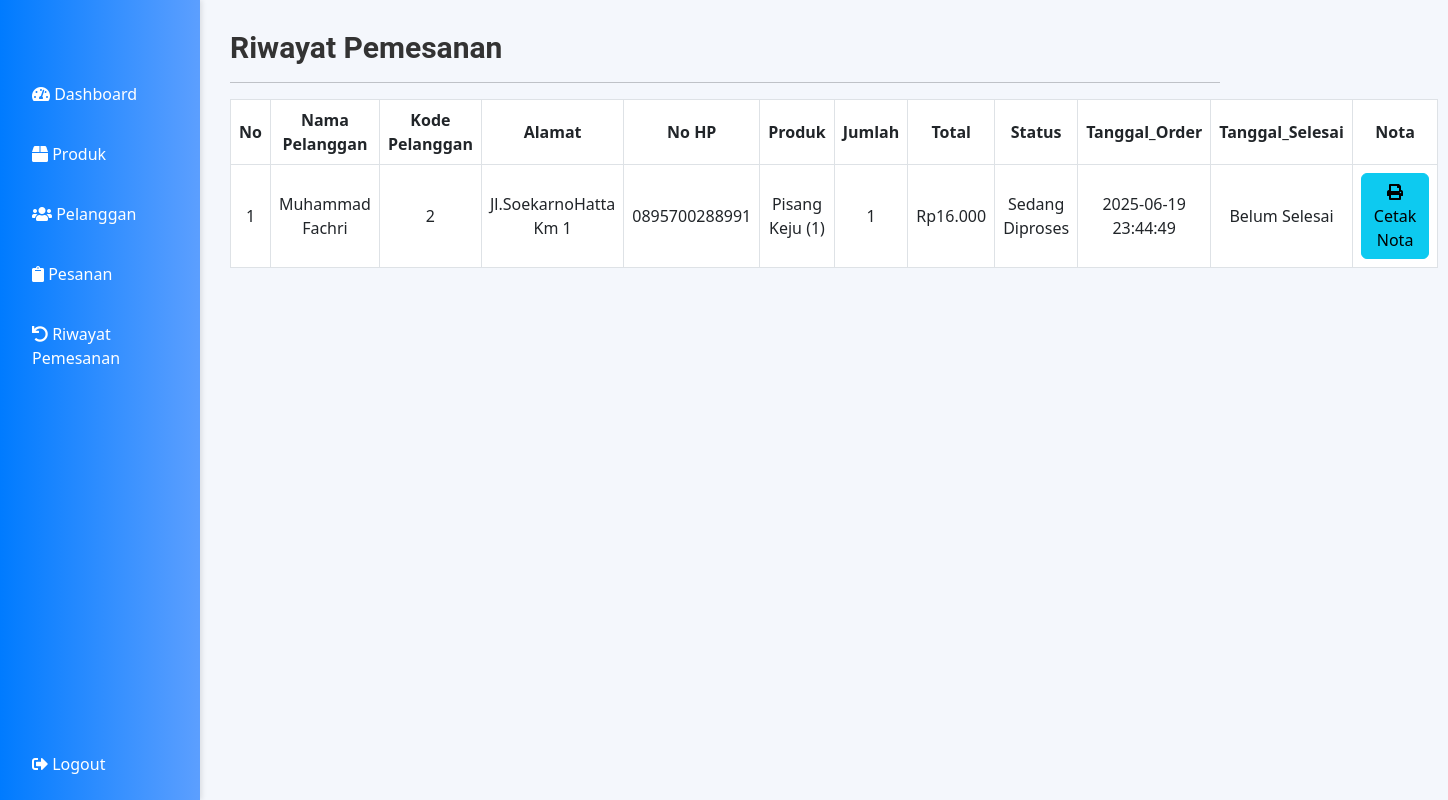
The page /admin/riwayatpemesanan.php (signed in) on the database as committed earlier.
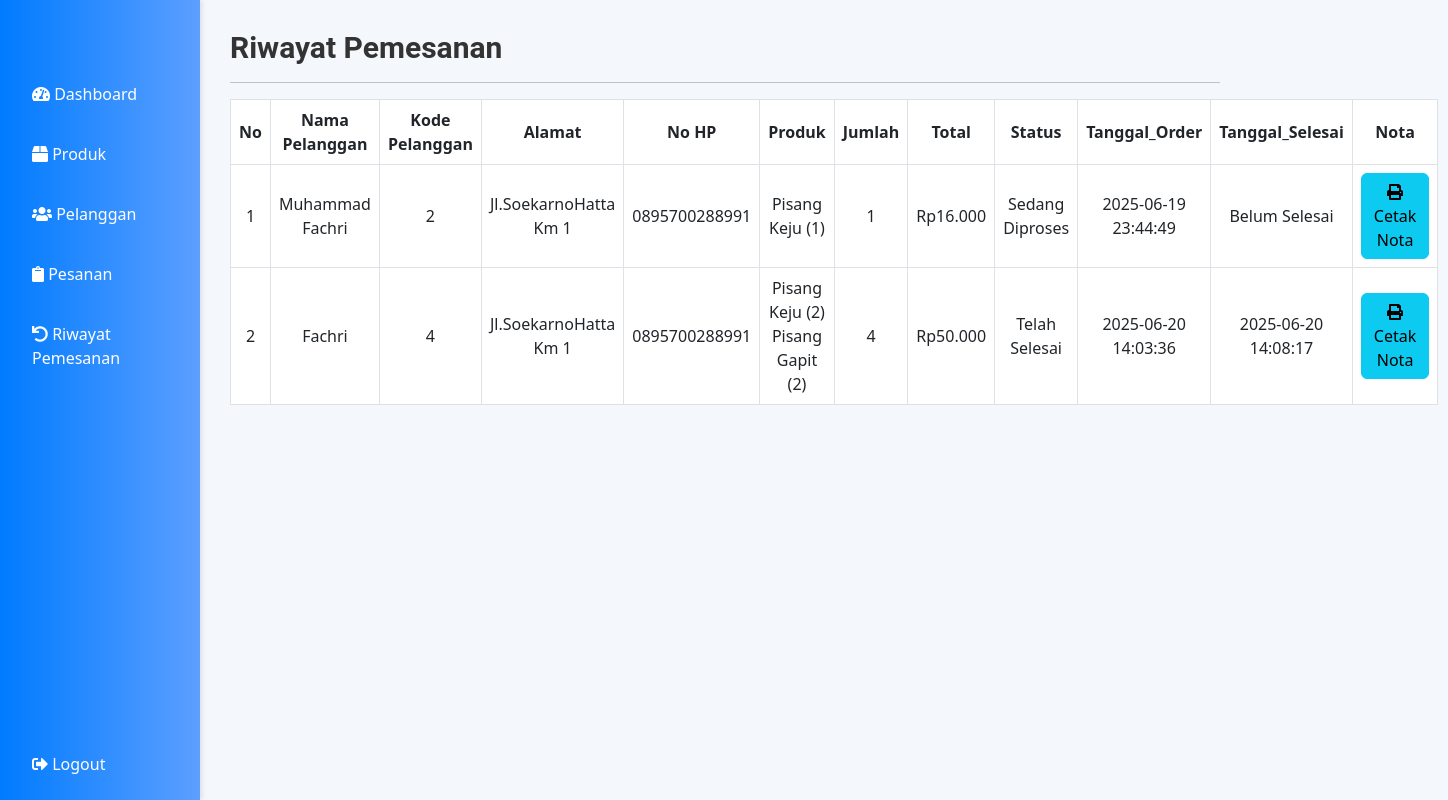
The same page on the database as committed later.
### tables this page shows
CREATE TABLE `orders` (
  `order_id` int(11) NOT NULL,
  `cust_id` int(11) NOT NULL,
  `cust_ip` varchar(225) NOT NULL,
  `total` decimal(6,3) DEFAULT NULL,
  `name` varchar(50) NOT NULL,
  `alamat` varchar(100) NOT NULL,
  `phone` varchar(15) DEFAULT NULL,
  `delivery_type` text NOT NULL,
  `payment` text NOT NULL,
  `status` varchar(20) NOT NULL,
  `tanggal_order` datetime DEFAULT NULL,
  `tanggal_selesai` datetime DEFAULT NULL,
  `estimasi` varchar(50) DEFAULT NULL,
  `aktif` tinyint(1) NOT NULL DEFAULT 0
);

### admin/riwayatpemesanan.php (the view, shortened to what this page needs)
<?php
include "../koneksi/koneksi.php";
?>
<!DOCTYPE html>
<html lang="en">
<head>
  <link href="https://cdn.jsdelivr.net/npm/bootstrap@5.3.0/dist/css/bootstrap.min.css" rel="stylesheet">
  <link rel="stylesheet" href="https://cdnjs.cloudflare.com/ajax/libs/font-awesome/5.15.3/css/all.min.css">
</head>
<body>
  <div class="sidebar">
    <a href="dashboard.php"><i class="fas fa-tachometer-alt"></i> Dashboard</a>
    <a href="produk.php"><i class="fas fa-box"></i> Produk</a>
    <a href="pelanggan.php"><i class="fas fa-users"></i> Pelanggan</a>
    <a href="pesanan.php"><i class="fas fa-clipboard"></i> Pesanan</a>
    <a href="riwayatpemesanan.php"><i class="fas fa-undo"></i> Riwayat Pemesanan</a>
    <div style="flex-grow: 1;"></div>
    <a href="logout.php"><i class="fas fa-sign-out-alt"></i> Logout</a>
  </div>
  <div class="content">
    <div class="col-sm-9 col-sm-offset-3 col-md-10 col-md-offset-2 main">
      <h2 class="page-header">Riwayat Pemesanan</h2>
      <hr>
      <table id="tabelpesanan" class="table table-bordered table-hover">
        <thead>
          <tr>
            <th>No</th>
            <th>Nama Pelanggan</th>
            <th>Kode Pelanggan</th>
            <th>Alamat</th>
            <th>No HP</th>
            <th>Produk</th>
            <th>Jumlah</th>
            <th>Total</th>
            <th>Status</th>
            <th>Tanggal_Order</th>
            <th>Tanggal_Selesai</th>
            <th>Nota</th>
          </tr>
        </thead>
        <?php
        $query = "SELECT
        orders.order_id,
        orders.cust_id,
        orders.total,
        orders.name,
        orders.alamat,
        orders.phone,
        orders.status,
        orders.tanggal_order,
        orders.tanggal_selesai,
        GROUP_CONCAT(items.item_name SEPARATOR ', ') AS produk,
        GROUP_CONCAT(order_items.qty SEPARATOR ', ') AS jumlah
        from orders
        JOIN order_items ON orders.order_id = order_items.order_id
        JOIN items ON order_items.item_id = items.item_id
        GROUP BY orders.order_id";
        $result = $conn->query($query);
        $no = 1;
        while ($lihat = $result->fetch(PDO::FETCH_ASSOC)) {
          $total_produk = $lihat['total'];
          $produk = explode(', ', $lihat['produk']);
          $jumlah = explode(', ', $lihat['jumlah']);
        ?>
          <tbody>
            <tr>
              <td><?php echo $no; ?></td>
              <td><?php echo $lihat['name']; ?></td>
              <td><?php echo $lihat['cust_id']; ?></td>
              <td><?php echo $lihat['alamat']; ?></td>
              <td><?php echo $lihat['phone']; ?></td>
              <td>
                <?php foreach ($produk as $key => $value) {
                  echo $value . ' (' . $jumlah[$key] . ')<br>';
                } ?>
              </td>
              <td>
                <?php
                $total_jumlah = array_sum($jumlah);
                echo $total_jumlah;
                ?>
              </td>
              <td><?php echo 'Rp' . $total_produk; ?></td>
              <td><?php echo $lihat['status']; ?></td>
              <td><?php echo $lihat['tanggal_order']; ?></td>
              <td>
                <?php if (empty($lihat['tanggal_selesai'])) { ?>
                  Belum Selesai
                <?php } else { ?>
                  <?php echo $lihat['tanggal_selesai']; ?>
                <?php } ?>
              </td>
              <td>
                <a href="cetak_nota.php?order_id=<?php echo $lihat['order_id']; ?>" class="btn btn-info" target="_blank">
                  <i class="fas fa-print"></i> Cetak Nota
                </a>
              </td>
            </tr>
            <?php $no++; ?>
          <?php
        } ?>
          </tbody>
      </table>
    </div>
  </div>
</body>
</html>

Rows that differ between the two databases and show on the page:
added orders: name "Fachri", cust "4", alamat "Jl.SoekarnoHatta Km 1", phone "0895700288991", value "Pisang Keju", key "2", value "Pisang Gapit", total_jumlah "4", total "50.000", status "Telah Selesai", tanggal_order "2025-06-20 14:03:36", tanggal_selesai "2025-06-20 14:08:17", shown under "Riwayat Pemesanan"
